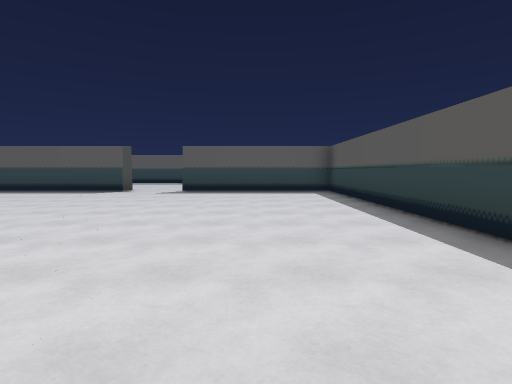
View 1 (above)

24 first-person views from a walk through a 3-D level made in the Godot game engine. The camera is 1.4 m above the floor, tilts 4° down and sees 80° across. The floor is counted in squares, 2 m on a side. Each view is taken from the middle of a square. On the plan, view 1 faces up. The plan holds only what a view shows up to about 10 squares ahead; the rest is blank. The place goes on beyond the plan.

View 2
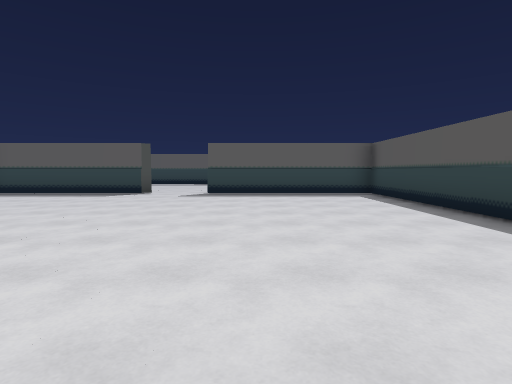

View 3
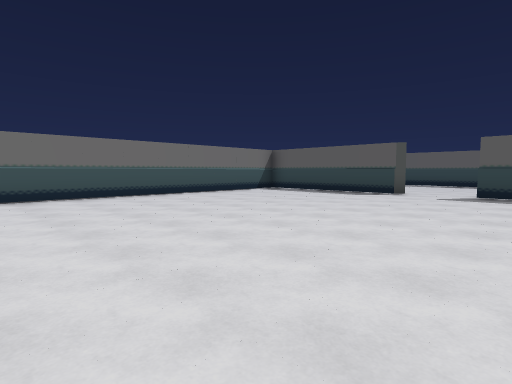

View 4
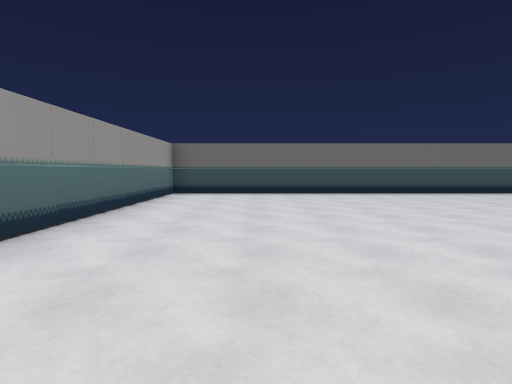

View 5
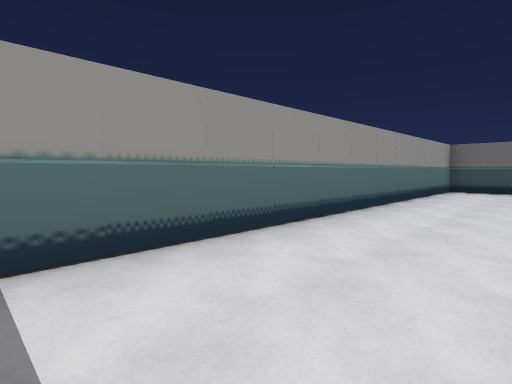

View 6
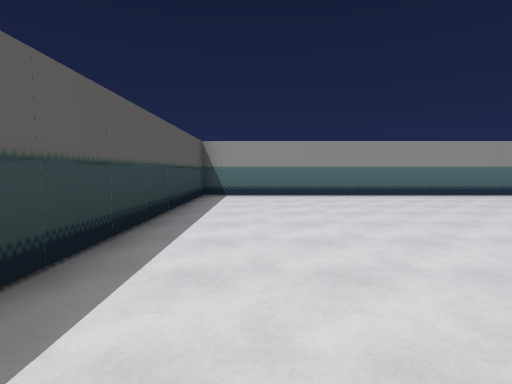

View 7
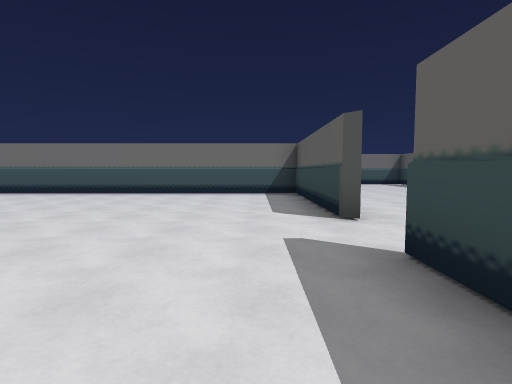

View 8
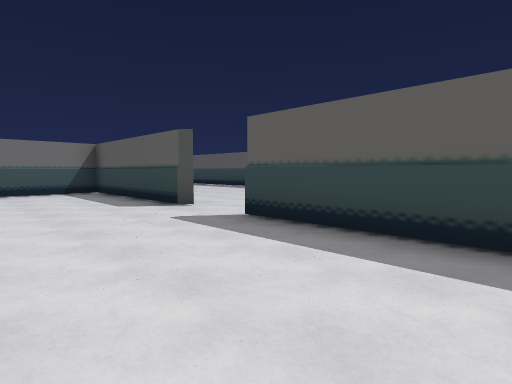

View 9
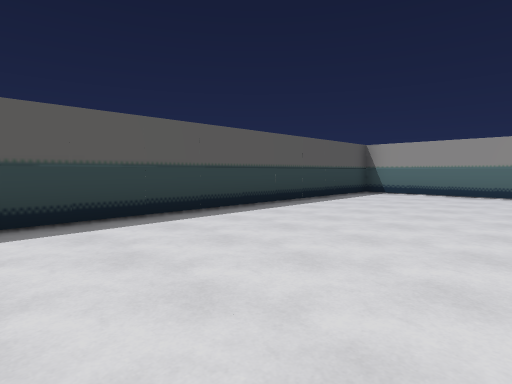

View 10
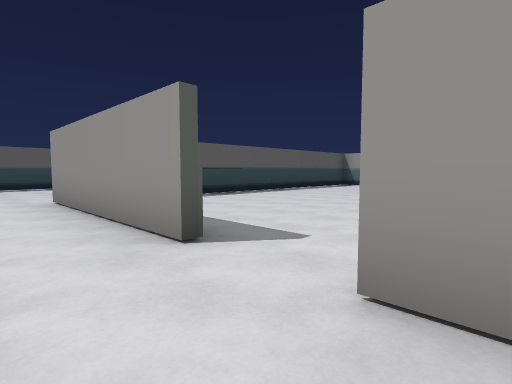

View 11
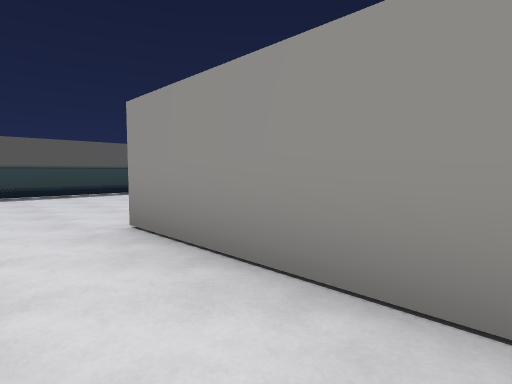

View 12
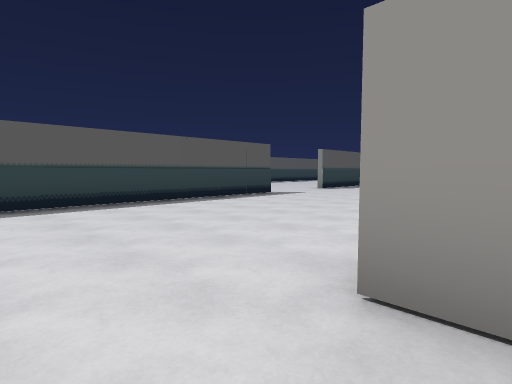

View 13
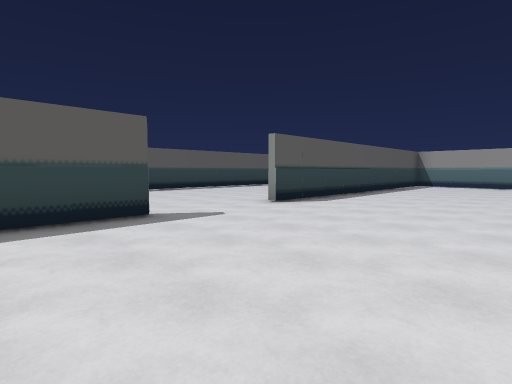

View 14
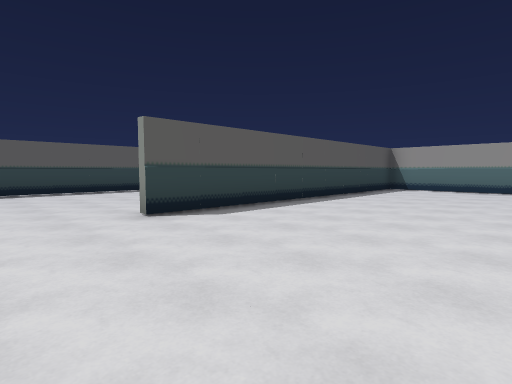

View 15
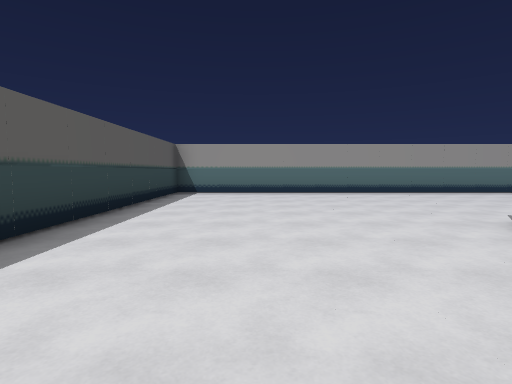

View 16
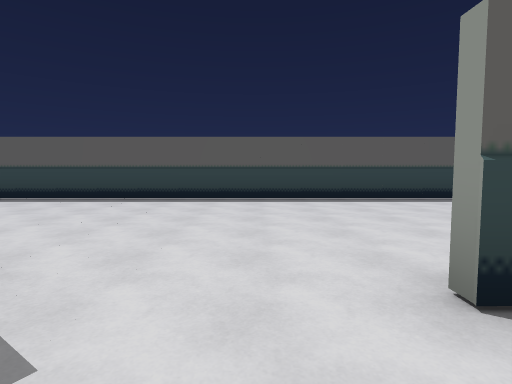

View 17
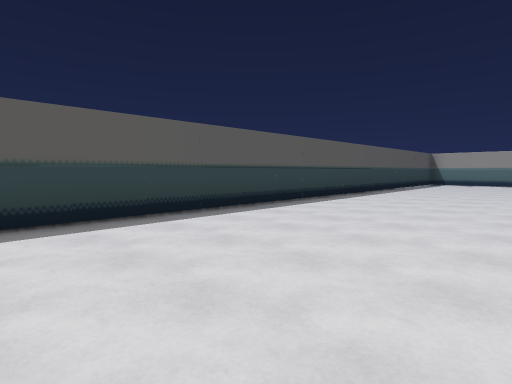

View 18
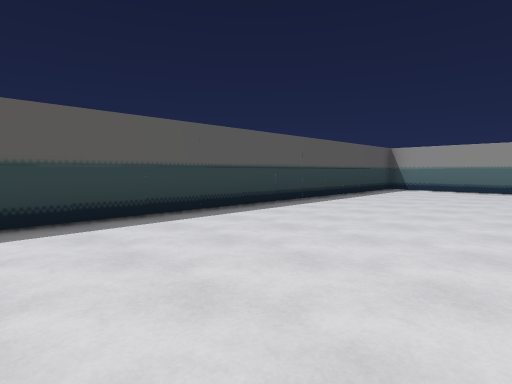

View 19
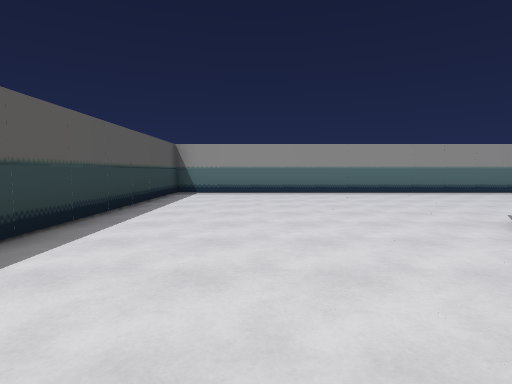

View 20
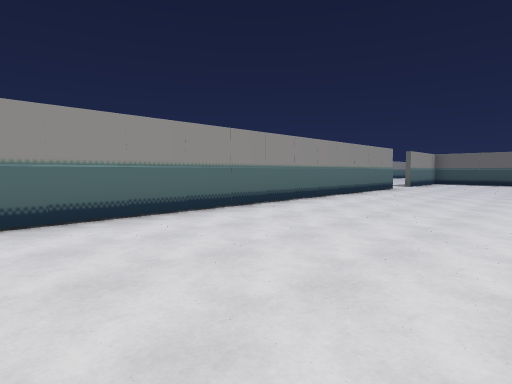

View 21
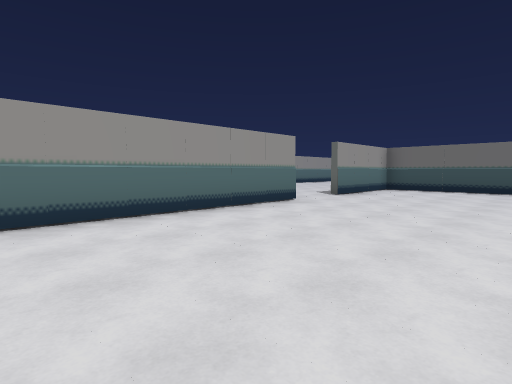

View 22
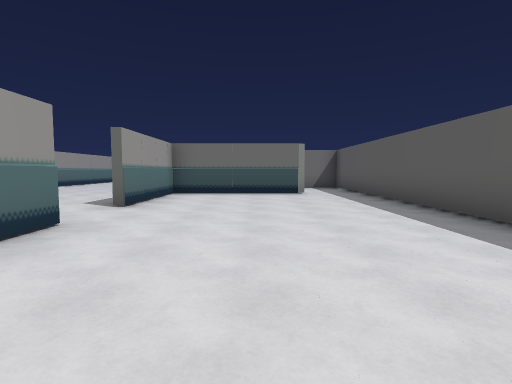

View 23
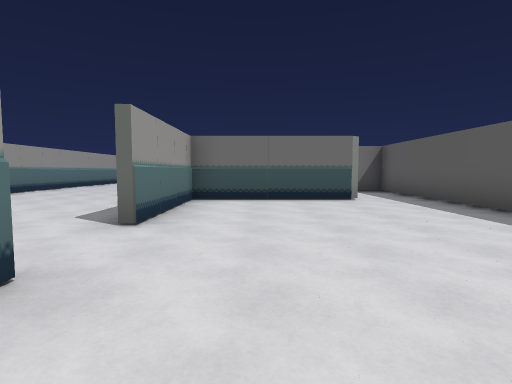

View 24
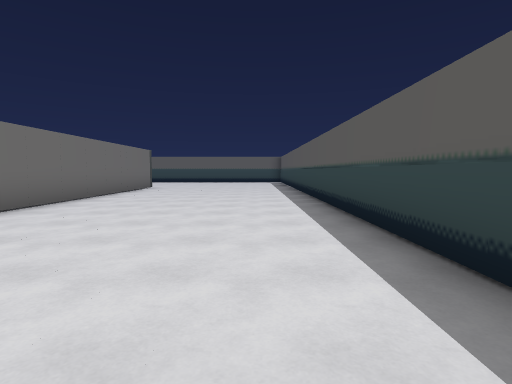

### Floor plan
Points are (right, up) in squares from view 1. A wall is a line through its corners. A room is listed if a view was taken in it or the views show most of it. See-through windows are left out.
Room 1 (views 1, 2, 3, 4, 5, 6, 7, 8, 9)
walls: (-4.4, 10.2) (-9.3, 10.2) (-9.3, -1.5) (2.5, -1.5) (2.5, 10.2) (-2.5, 10.2)
ways out: opening at (-3.5, 10) to room 2
Room 2 (views 10, 11, 12, 13, 14, 15, 16, 17, 18, 19, 20, 21, 22, 23, 24)
walls: (-2, -7.5) (8.5, -7.5) (8.5, 2); (-2.8, -7.7) (-8.5, -7.8); (8.5, 4.9) (8.5, 11.5); (-3, -13.5) (14.5, -13.5) (14.5, 12.5); (-8.3, -9.7) (-8.3, -13.5) (-4.8, -13.5); (-2.5, 10.5) (2.8, 10.5); (-4.9, 10.5) (-4.2, 10.5); (8.7, 12.6) (8.7, 9)
ways out: opening at (-3.5, 10) to room 1; opening at (-8, -9); opening at (-4, -14)

Positions as (right, up) in squares from view 1, and headings:
1: (0, 0), facing up
2: (-1, 1), facing up
3: (-1, 1), facing up-left
4: (0, 1), facing left
5: (2, 1), facing down-left
6: (1, 7), facing down
7: (0, 9), facing left
8: (1, 7), facing up-left
9: (-2, 8), facing down-right
10: (-5, 12), facing down-right
11: (-1, 12), facing down-right
12: (2, 12), facing down-right
13: (4, 7), facing down-right
14: (4, 4), facing down-right
15: (6, 2), facing down
16: (7, 3), facing right
17: (10, 3), facing down-right
18: (10, -2), facing down-right
19: (12, -4), facing down
20: (9, -9), facing down-left
21: (3, -9), facing down-left
22: (1, -11), facing left
23: (-1, -12), facing left
24: (13, 4), facing up
